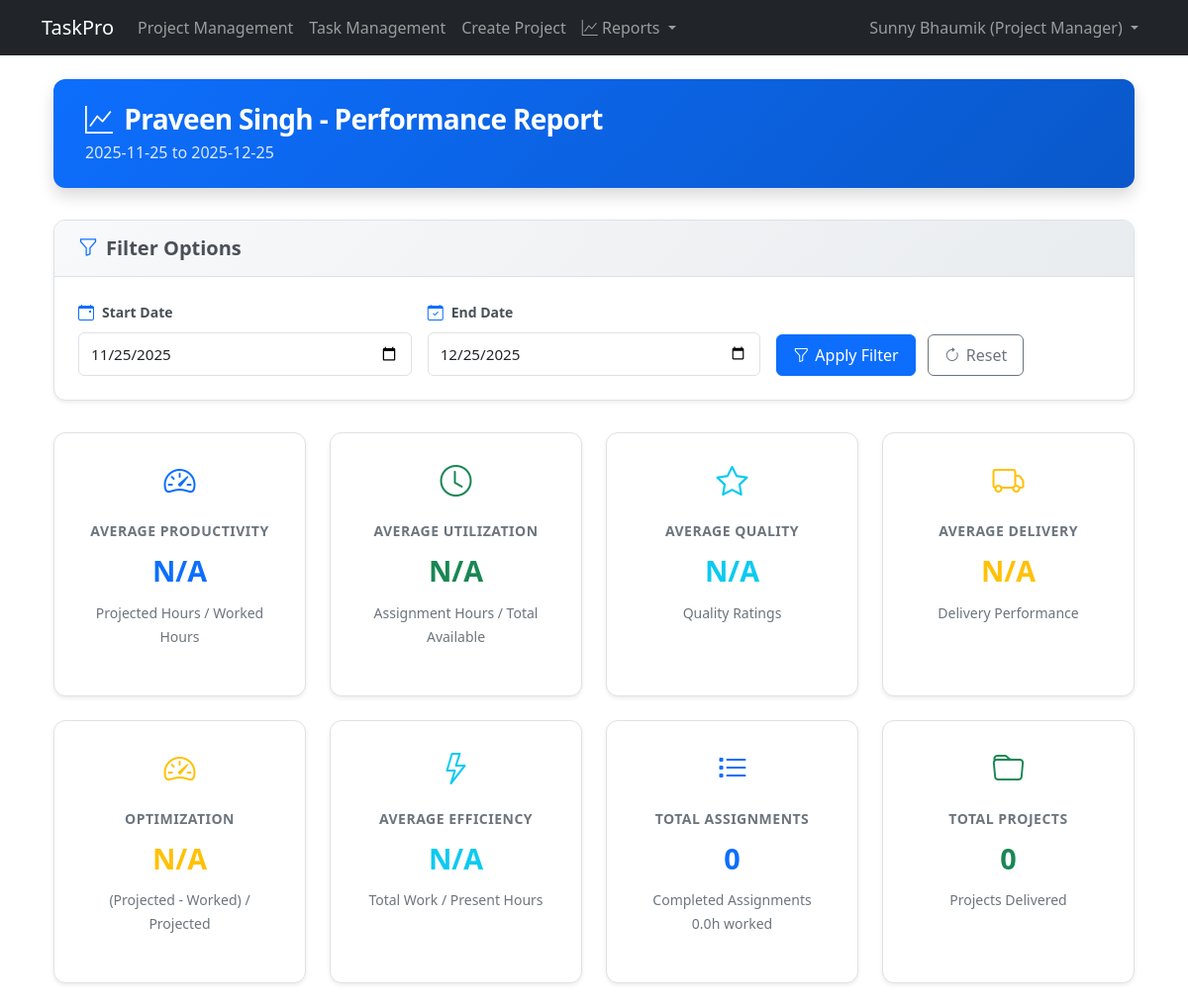
The app's page /projects/reports/team-member/ba09973a-0f10-4ee7-9683-f1d78a377b1e/ (signed in) with its own data.
### accounts/models.py (models this page shows, shortened)
class User(AbstractUser):
    id = models.UUIDField(primary_key=True, default=uuid.uuid4, editable=False)
    ROLES = (
        ('DPM', 'Project Manager'),
        ('TEAM_MEMBER', 'Team Member'),
    )
    role = models.CharField(max_length=20, choices=ROLES)
    created_at = models.DateTimeField(auto_now_add=True)
    updated_at = models.DateTimeField(auto_now=True)
    groups = models.ManyToManyField(
        'auth.Group',
        related_name='custom_user_set',
        blank=True,
        verbose_name='groups',
        help_text='The groups this user belongs to.',
    )
    user_permissions = models.ManyToManyField(
        'auth.Permission',
        related_name='custom_user_set',
        blank=True,
        verbose_name='user permissions',
        help_text='Specific permissions for this user.',
    )

### projects/report_views.py (the view)
# urls.py: path('reports/team-member/<uuid:team_member_id>/', report_views.team_member_report, name='team_member_report'),
@login_required
def team_member_report(request, team_member_id=None):
    if not team_member_id and request.user.role == 'TEAM_MEMBER':
        team_member = request.user
    else:
        team_member = get_object_or_404(User, id=team_member_id)
    end_date = request.GET.get('end_date', date.today())
    if isinstance(end_date, str):
        end_date = date.fromisoformat(end_date)
    start_date = request.GET.get('start_date', end_date - timedelta(days=30))
    if isinstance(start_date, str):
        start_date = date.fromisoformat(start_date)
    metrics = ReportingService.get_team_member_metrics(team_member, start_date, end_date)
    delivery_history = ProjectDelivery.objects.filter(
        project_incharge=team_member,
        delivery_date__range=[start_date, end_date]
    ).order_by('-delivery_date')
    report_data = {
        'period': metrics['period'],
        'delivery_history': delivery_history,
        'summary': {
            'average_productivity': metrics['productivity']['score'],
            'average_optimization': metrics['optimization']['score'],
            'average_utilization': metrics['utilization']['score'],
            'average_efficiency': metrics['efficiency']['score'],
            'average_quality_rating': metrics['quality']['average_rating'],
            'average_delivery_rating': metrics['delivery']['average_rating'],
            'total_assignments_completed': metrics['quality']['total_assignments'],
            'total_projects_delivered': metrics['delivery']['total_projects'],
            'on_time_delivery_rate': metrics['delivery']['on_time_rate'],
            'total_hours_projected': metrics['productivity']['projected_hours'],
            'total_hours_worked': metrics['productivity']['worked_hours'],
            'optimization_saved_hours': metrics['optimization']['saved_hours'],
            'efficiency_total_work_hours': metrics['efficiency']['total_work_minutes'] / 60 if metrics['efficiency']['total_work_minutes'] else 0,
            'efficiency_misc_hours': metrics['efficiency']['misc_minutes'] / 60 if metrics['efficiency']['misc_minutes'] else 0,
        }
    }
    context = {
        'team_member': team_member,
        'report': report_data,
        'start_date': start_date,
        'end_date': end_date,
        'title': f'Productivity Report - {team_member.get_full_name()}'
    }
    return render(request, 'projects/reports/team_member_report.html', context)

### projects/templates/projects/reports/team_member_report.html (shortened to what this page needs)
{% extends "projects/reports/base_report.html" %}
{% block report_title %}{{ team_member.get_full_name }} - Performance Report{% endblock %}
{% block report_subtitle %}{{ report.period }}{% endblock %}
{% block report_content %}
    <div class="row mb-4">
        <div class="col-md-3">
            <div class="metric-card text-center">
                <div class="metric-icon">
                    <i class="bi bi-speedometer2 text-primary"></i>
                </div>
                <div class="metric-label">Average Productivity</div>
                <div class="metric-value text-primary">
                    {% if report.summary.average_productivity %}
                        {{ report.summary.average_productivity|floatformat:1 }}%
                    {% else %}
                        N/A
                    {% endif %}
                </div>
                <small class="text-muted">Projected Hours / Worked Hours</small>
            </div>
        </div>
        <div class="col-md-3">
            <div class="metric-card text-center">
                <div class="metric-icon">
                    <i class="bi bi-clock text-success"></i>
                </div>
                <div class="metric-label">Average Utilization</div>
                <div class="metric-value text-success">
                    {% if report.summary.average_utilization %}
                        {{ report.summary.average_utilization|floatformat:1 }}%
                    {% else %}
                        N/A
                    {% endif %}
                </div>
                <small class="text-muted">Assignment Hours / Total Available</small>
            </div>
        </div>
        <div class="col-md-3">
            <div class="metric-card text-center">
                <div class="metric-icon">
                    <i class="bi bi-star text-info"></i>
                </div>
                <div class="metric-label">Average Quality</div>
                <div class="metric-value text-info">
                    {% if report.summary.average_quality_rating %}
                        {{ report.summary.average_quality_rating|floatformat:1 }}/5
                    {% else %}
                        N/A
                    {% endif %}
                </div>
                <small class="text-muted">Quality Ratings</small>
            </div>
        </div>
        <div class="col-md-3">
            <div class="metric-card text-center">
                <div class="metric-icon">
                    <i class="bi bi-truck text-warning"></i>
                </div>
                <div class="metric-label">Average Delivery</div>
                <div class="metric-value text-warning">
                    {% if report.summary.average_delivery_rating %}
                        {{ report.summary.average_delivery_rating|floatformat:1 }}/5
                    {% else %}
                        N/A
                    {% endif %}
                </div>
                <small class="text-muted">Delivery Performance</small>
            </div>
        </div>
    </div>
    <div class="row mb-4">
        <div class="col-md-3">
            <div class="metric-card text-center">
                <div class="metric-icon">
                    <i class="bi bi-speedometer2 text-warning"></i>
                </div>
                <div class="metric-label">Optimization</div>
                <div class="metric-value text-warning">
                    {% if report.summary.average_optimization %}
                        {{ report.summary.average_optimization|floatformat:1 }}%
                    {% else %}
                        N/A
                    {% endif %}
                </div>
                <small class="text-muted">
                    {% if report.summary.optimization_saved_hours %}
                        Saved {{ report.summary.optimization_saved_hours|floatformat:1 }}h
                    {% else %}
                        (Projected - Worked) / Projected
                    {% endif %}
                </small>
            </div>
        </div>
        <div class="col-md-3">
            <div class="metric-card text-center">
                <div class="metric-icon">
                    <i class="bi bi-lightning text-info"></i>
                </div>
                <div class="metric-label">Average Efficiency</div>
                <div class="metric-value text-info">
                    {% if report.summary.average_efficiency %}
                        {{ report.summary.average_efficiency|floatformat:1 }}%
                    {% else %}
                        N/A
                    {% endif %}
                </div>
                <small class="text-muted">Total Work / Present Hours</small>
            </div>
        </div>
        <div class="col-md-3">
            <div class="metric-card text-center">
                <div class="metric-icon">
                    <i class="bi bi-list-task text-primary"></i>
                </div>
                <div class="metric-label">Total Assignments</div>
                <div class="metric-value text-primary">
                    {{ report.summary.total_assignments_completed|default:0 }}
                </div>
                <small class="text-muted">
                    Completed Assignments<br>
                    {{ report.summary.total_hours_worked|default:0|floatformat:1 }}h worked
                </small>
            </div>
        </div>
        <div class="col-md-3">
            <div class="metric-card text-center">
                <div class="metric-icon">
                    <i class="bi bi-folder text-success"></i>
                </div>
                <div class="metric-label">Total Projects</div>
                <div class="metric-value text-success">
                    {{ report.summary.total_projects_delivered|default:0 }}
                </div>
                <small class="text-muted">Projects Delivered</small>
            </div>
        </div>
    </div>
{% endblock %}

### templates/base.html (shortened to what this page needs)
<!DOCTYPE html>
<html lang="en">
<head>
    <link href="https://cdn.jsdelivr.net/npm/bootstrap@5.1.3/dist/css/bootstrap.min.css" rel="stylesheet">
    <link href="https://cdn.jsdelivr.net/npm/bootstrap-icons@1.10.0/font/bootstrap-icons.css" rel="stylesheet">
</head>
<body>
    <nav class="navbar navbar-expand-lg navbar-dark bg-dark">
        <div class="container">
            <a class="navbar-brand" href="/">TaskPro</a>
            <div class="collapse navbar-collapse" id="navbarMain">
                {% if user.is_authenticated %}
                    <ul class="navbar-nav me-auto">
                        {% if user.role == 'DPM' %}
                            <li class="nav-item">
                                <a class="nav-link" href="{% url 'projects:project_list' %}">Project Management</a>
                            </li>
                            <li class="nav-item">
                                <a class="nav-link" href="{% url 'projects:dpm_task_dashboard' %}">Task Management</a>
                            </li>
                            <li class="nav-item">
                                <a class="nav-link" href="{% url 'projects:create_project' %}">Create Project</a>
                            </li>
                            <li class="nav-item dropdown">
                                <a class="nav-link dropdown-toggle" href="#" id="reportsMenu"
                                   data-bs-toggle="dropdown" aria-expanded="false">
                                    <i class="bi bi-graph-up"></i> Reports
                                </a>
                            </li>
                        {% endif %}
                    </ul>
                    <ul class="navbar-nav">
                        <li class="nav-item dropdown">
                            <a class="nav-link dropdown-toggle" href="#" id="userMenu"
                               data-bs-toggle="dropdown" aria-expanded="false">
                                {{ user.get_full_name|default:user.username }}
                                {% if user.role %}
                                    ({{ user.get_role_display }})
                                {% endif %}
                            </a>
                        </li>
                    </ul>
                {% endif %}
            </div>
        </div>
    </nav>
    <div class="container mt-4">
        {% block content %}
        {% endblock %}
    </div>
</body>
</html>

### projects/templates/projects/reports/base_report.html (style rules this page uses)
:root { --primary-color: #0d6efd; --success-color: #198754; --danger-color: #dc3545; --warning-color: #ffc107; --info-color: #0dcaf0; --light-bg: #f8f9fa; --border-color: #dee2e6; --shadow-sm: 0 0.125rem 0.25rem rgba(0, 0, 0, 0.075); --shadow-md: 0 0.5rem 1rem rgba(0, 0, 0, 0.15); --transition-speed: 0.3s; }
.metric-card { background: #fff; border: 1px solid var(--border-color); border-radius: 0.75rem; padding: 1.5rem; margin-bottom: 1.5rem; box-shadow: var(--shadow-sm); transition: all var(--transition-speed) ease; height: 100%; }
.metric-value { font-size: 2rem; font-weight: 700; margin: 0.5rem 0; color: var(--primary-color); }
.metric-label { font-size: 0.875rem; color: #6c757d; text-transform: uppercase; letter-spacing: 0.5px; font-weight: 600; margin-bottom: 0.5rem; }

### projects/templates/projects/reports/team_member_report.html (style rules this page uses)
.metric-icon { font-size: 2rem; margin-bottom: 0.5rem; }
.metric-card .metric-icon { margin-bottom: 1rem; }
.metric-card .metric-value { font-size: 1.8rem; }

### records on screen
User: get_full_name "Sunny Bhaumik", role "Project Manager"
User: get_full_name "Praveen Singh"

### other values on screen
{{ report.period }} "2025-11-25 to 2025-12-25"
{{ report.summary.total_assignments_completed|default:0 }} "0"
{{ report.summary.total_hours_worked|default:0|floatformat:1 }} "0.0"
{{ report.summary.total_projects_delivered|default:0 }} "0"
